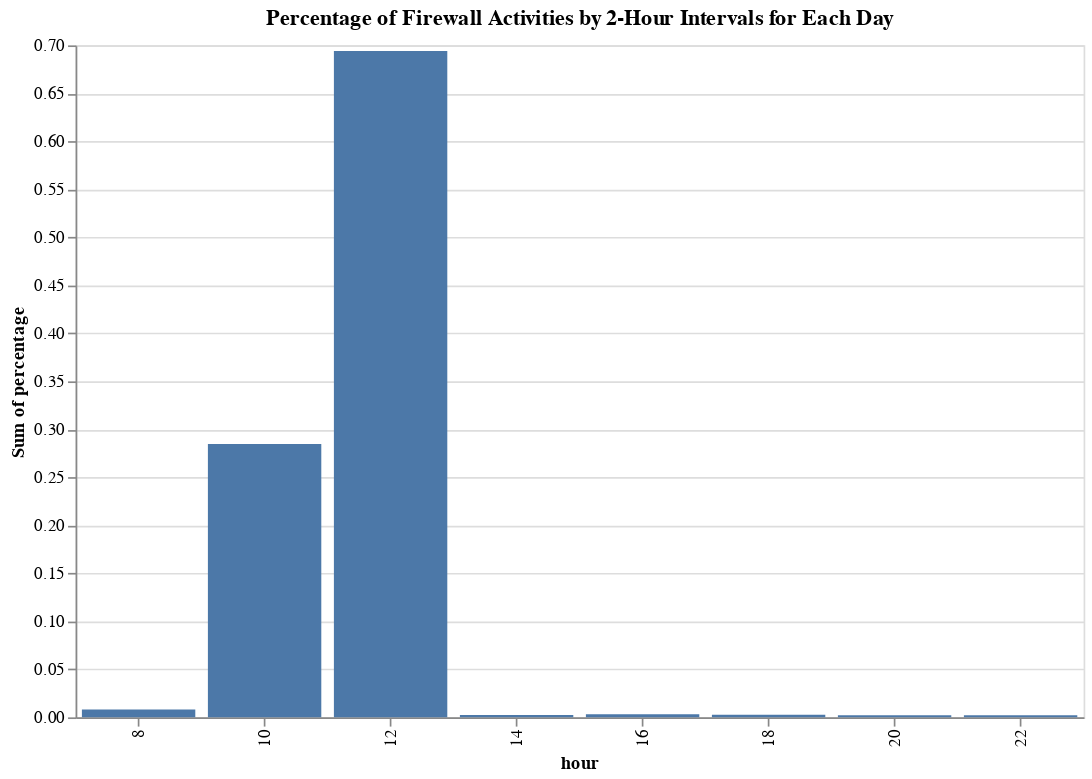

Notebook code for this chart:
### Code cell
# Create a selection slider
select_date = alt.param(
    value = 20110413,
    bind=alt.binding_range(min=df_grouped['date'].min(),
                           max=df_grouped['date'].max(),
                           step=1, name="Date")
)

alt.Chart(df_grouped).mark_bar().encode(
    x='hour:O',
    y=alt.Y('sum(percentage):Q', scale=alt.Scale(domain=(0, 0.7))),
).add_params(
    select_date
).transform_filter(
    alt.datum.date == select_date
).properties(
    width=600,
    height=400,
    title='Percentage of Firewall Activities by 2-Hour Intervals for Each Day'
)

### Figure 1 — Vega-Lite specification as saved in the notebook (floating-point values rounded to 4 significant figures)
{"config": {"view": {"continuousWidth": 300, "continuousHeight": 300}}, "data": {"name": "data-a5946582e3cad3e7ae24177b75c196da"}, "mark": {"type": "bar"}, "encoding": {"x": {"field": "hour", "type": "ordinal"}, "y": {"aggregate": "sum", "field": "percentage", "scale": {"domain": [0, 0.7]}, "type": "quantitative"}}, "height": 400, "params": [{"name": "param_1", "bind": {"input": "range", "max": 20110416, "min": 20110413, "name": "Date", "step": 1}, "value": 20110413}], "title": "Percentage of Firewall Activities by 2-Hour Intervals for Each Day", "transform": [{"filter": "(datum.date === param_1)"}], "width": 600, "$schema": "https://vega.github.io/schema/vega-lite/v5.8.0.json", "datasets": {"data-a5946582e3cad3e7ae24177b75c196da": [{"Date/time": "2011-04-13T00:00:00", "hour": 8, "Syslog priority": "Info", "Count": 83408, "date": 20110413, "total": 10268741, "percentage": 0.008123}, {"Date/time": "2011-04-13T00:00:00", "hour": 8, "Syslog priority": "Warning", "Count": 195, "date": 20110413, "total": 10268741, "percentage": 1.899e-05}, {"Date/time": "2011-04-13T00:00:00", "hour": 10, "Syslog priority": "Info", "Count": 2925101, "date": 20110413, "total": 10268741, "percentage": 0.2849}, {"Date/time": "2011-04-13T00:00:00", "hour": 10, "Syslog priority": "Warning", "Count": 76, "date": 20110413, "total": 10268741, "percentage": 7.401e-06}, {"Date/time": "2011-04-13T00:00:00", "hour": 12, "Syslog priority": "Info", "Count": 7128033, "date": 20110413, "total": 10268741, "percentage": 0.6941}, {"Date/time": "2011-04-13T00:00:00", "hour": 12, "Syslog priority": "Warning", "Count": 3, "date": 20110413, "total": 10268741, "percentage": 2.921e-07}, {"Date/time": "2011-04-13T00:00:00", "hour": 14, "Syslog priority": "Info", "Count": 25521, "date": 20110413, "total": 10268741, "percentage": 0.002485}, {"Date/time": "2011-04-13T00:00:00", "hour": 14, "Syslog priority": "Warning", "Count": 12, "date": 20110413, "total": 10268741, "percentage": 1.169e-06}, {"Date/time": "2011-04-13T00:00:00", "hour": 16, "Syslog priority": "Emerg", "Count": 1, "date": 20110413, "total": 10268741, "percentage": 9.738e-08}, {"Date/time": "2011-04-13T00:00:00", "hour": 16, "Syslog priority": "Info", "Count": 32140, "date": 20110413, "total": 10268741, "percentage": 0.00313}, {"Date/time": "2011-04-13T00:00:00", "hour": 18, "Syslog priority": "Info", "Count": 27773, "date": 20110413, "total": 10268741, "percentage": 0.002705}, {"Date/time": "2011-04-13T00:00:00", "hour": 20, "Syslog priority": "Info", "Count": 22897, "date": 20110413, "total": 10268741, "percentage": 0.00223}, {"Date/time": "2011-04-13T00:00:00", "hour": 22, "Syslog priority": "Info", "Count": 23581, "date": 20110413, "total": 10268741, "percentage": 0.002296}, {"Date/time": "2011-04-14T00:00:00", "hour": 0, "Syslog priority": "Info", "Count": 23439, "date": 20110414, "total": 2018968, "percentage": 0.01161}, {"Date/time": "2011-04-14T00:00:00", "hour": 2, "Syslog priority": "Info", "Count": 23496, "date": 20110414, "total": 2018968, "percentage": 0.01164}, {"Date/time": "2011-04-14T00:00:00", "hour": 4, "Syslog priority": "Info", "Count": 22348, "date": 20110414, "total": 2018968, "percentage": 0.01107}, {"Date/time": "2011-04-14T00:00:00", "hour": 6, "Syslog priority": "Info", "Count": 54082, "date": 20110414, "total": 2018968, "percentage": 0.02679}, {"Date/time": "2011-04-14T00:00:00", "hour": 6, "Syslog priority": "Warning", "Count": 9, "date": 20110414, "total": 2018968, "percentage": 4.458e-06}, {"Date/time": "2011-04-14T00:00:00", "hour": 8, "Syslog priority": "Info", "Count": 23933, "date": 20110414, "total": 2018968, "percentage": 0.01185}, {"Date/time": "2011-04-14T00:00:00", "hour": 10, "Syslog priority": "Info", "Count": 727401, "date": 20110414, "total": 2018968, "percentage": 0.3603}, {"Date/time": "2011-04-14T00:00:00", "hour": 10, "Syslog priority": "Warning", "Count": 271, "date": 20110414, "total": 2018968, "percentage": 0.0001342}, {"Date/time": "2011-04-14T00:00:00", "hour": 12, "Syslog priority": "Emerg", "Count": 2, "date": 20110414, "total": 2018968, "percentage": 9.906e-07}, {"Date/time": "2011-04-14T00:00:00", "hour": 12, "Syslog priority": "Info", "Count": 955915, "date": 20110414, "total": 2018968, "percentage": 0.4735}, {"Date/time": "2011-04-14T00:00:00", "hour": 12, "Syslog priority": "Warning", "Count": 438, "date": 20110414, "total": 2018968, "percentage": 0.0002169}, {"Date/time": "2011-04-14T00:00:00", "hour": 14, "Syslog priority": "Info", "Count": 122657, "date": 20110414, "total": 2018968, "percentage": 0.06075}, {"Date/time": "2011-04-14T00:00:00", "hour": 14, "Syslog priority": "Warning", "Count": 134, "date": 20110414, "total": 2018968, "percentage": 6.637e-05}, {"Date/time": "2011-04-14T00:00:00", "hour": 16, "Syslog priority": "Info", "Count": 15538, "date": 20110414, "total": 2018968, "percentage": 0.007696}, {"Date/time": "2011-04-14T00:00:00", "hour": 18, "Syslog priority": "Info", "Count": 16911, "date": 20110414, "total": 2018968, "percentage": 0.008376}, {"Date/time": "2011-04-14T00:00:00", "hour": 20, "Syslog priority": "Info", "Count": 16762, "date": 20110414, "total": 2018968, "percentage": 0.008302}, {"Date/time": "2011-04-14T00:00:00", "hour": 22, "Syslog priority": "Info", "Count": 15632, "date": 20110414, "total": 2018968, "percentage": 0.007743}, {"Date/time": "2011-04-15T00:00:00", "hour": 0, "Syslog priority": "Info", "Count": 14862, "date": 20110415, "total": 325458, "percentage": 0.04566}, {"Date/time": "2011-04-15T00:00:00", "hour": 2, "Syslog priority": "Info", "Count": 15394, "date": 20110415, "total": 325458, "percentage": 0.0473}, {"Date/time": "2011-04-15T00:00:00", "hour": 4, "Syslog priority": "Info", "Count": 15033, "date": 20110415, "total": 325458, "percentage": 0.04619}, {"Date/time": "2011-04-15T00:00:00", "hour": 6, "Syslog priority": "Info", "Count": 29942, "date": 20110415, "total": 325458, "percentage": 0.092}, {"Date/time": "2011-04-15T00:00:00", "hour": 6, "Syslog priority": "Warning", "Count": 3, "date": 20110415, "total": 325458, "percentage": 9.218e-06}, {"Date/time": "2011-04-15T00:00:00", "hour": 8, "Syslog priority": "Info", "Count": 83000, "date": 20110415, "total": 325458, "percentage": 0.255}, {"Date/time": "2011-04-15T00:00:00", "hour": 8, "Syslog priority": "Warning", "Count": 49, "date": 20110415, "total": 325458, "percentage": 0.0001506}, {"Date/time": "2011-04-15T00:00:00", "hour": 10, "Syslog priority": "Info", "Count": 30370, "date": 20110415, "total": 325458, "percentage": 0.09331}, {"Date/time": "2011-04-15T00:00:00", "hour": 10, "Syslog priority": "Warning", "Count": 71, "date": 20110415, "total": 325458, "percentage": 0.0002182}, {"Date/time": "2011-04-15T00:00:00", "hour": 12, "Syslog priority": "Info", "Count": 22307, "date": 20110415, "total": 325458, "percentage": 0.06854}, {"Date/time": "2011-04-15T00:00:00", "hour": 14, "Syslog priority": "Info", "Count": 21120, "date": 20110415, "total": 325458, "percentage": 0.06489}, {"Date/time": "2011-04-15T00:00:00", "hour": 14, "Syslog priority": "Warning", "Count": 8, "date": 20110415, "total": 325458, "percentage": 2.458e-05}, {"Date/time": "2011-04-15T00:00:00", "hour": 16, "Syslog priority": "Info", "Count": 22452, "date": 20110415, "total": 325458, "percentage": 0.06899}, {"Date/time": "2011-04-15T00:00:00", "hour": 18, "Syslog priority": "Info", "Count": 23636, "date": 20110415, "total": 325458, "percentage": 0.07262}, {"Date/time": "2011-04-15T00:00:00", "hour": 20, "Syslog priority": "Info", "Count": 22822, "date": 20110415, "total": 325458, "percentage": 0.07012}, {"Date/time": "2011-04-15T00:00:00", "hour": 22, "Syslog priority": "Info", "Count": 24388, "date": 20110415, "total": 325458, "percentage": 0.07493}, {"Date/time": "2011-04-15T00:00:00", "hour": 22, "Syslog priority": "Warning", "Count": 1, "date": 20110415, "total": 325458, "percentage": 3.073e-06}, {"Date/time": "2011-04-16T00:00:00", "hour": 0, "Syslog priority": "Info", "Count": 21979, "date": 20110416, "total": 132030, "percentage": 0.1665}, {"Date/time": "2011-04-16T00:00:00", "hour": 2, "Syslog priority": "Info", "Count": 21530, "date": 20110416, "total": 132030, "percentage": 0.1631}, {"Date/time": "2011-04-16T00:00:00", "hour": 4, "Syslog priority": "Info", "Count": 23581, "date": 20110416, "total": 132030, "percentage": 0.1786}, {"Date/time": "2011-04-16T00:00:00", "hour": 6, "Syslog priority": "Info", "Count": 64617, "date": 20110416, "total": 132030, "percentage": 0.4894}, {"Date/time": "2011-04-16T00:00:00", "hour": 6, "Syslog priority": "Warning", "Count": 20, "date": 20110416, "total": 132030, "percentage": 0.0001515}, {"Date/time": "2011-04-16T00:00:00", "hour": 8, "Syslog priority": "Info", "Count": 303, "date": 20110416, "total": 132030, "percentage": 0.002295}]}}
